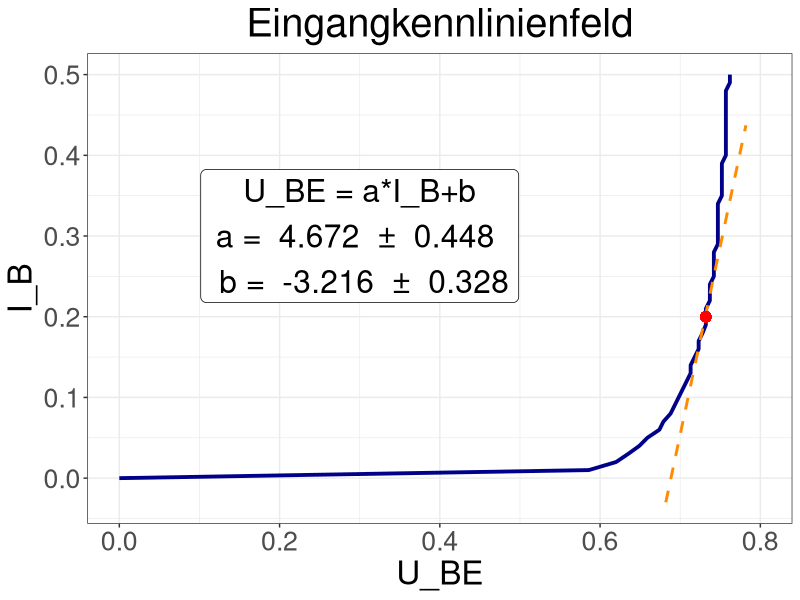
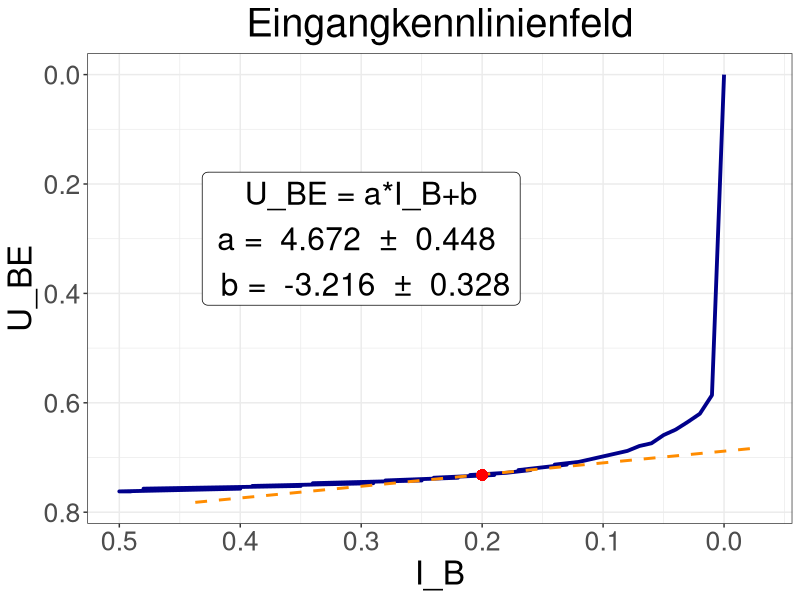
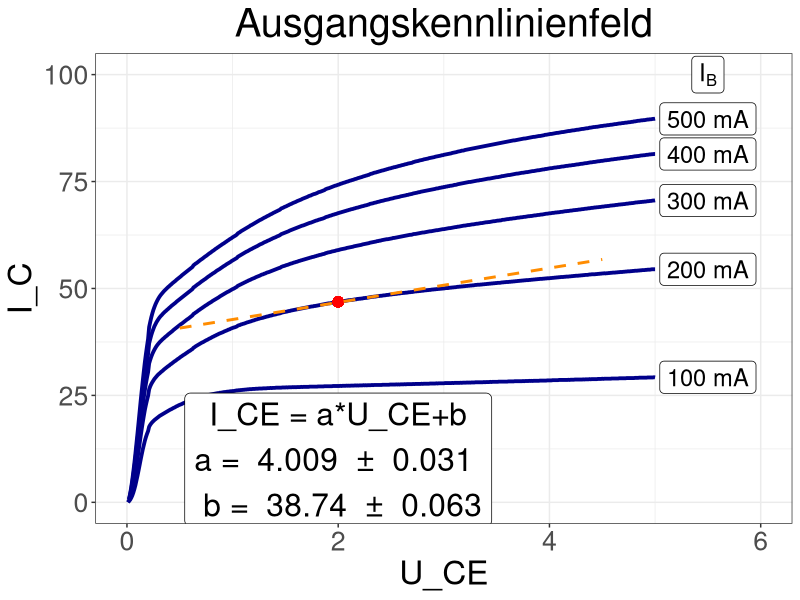
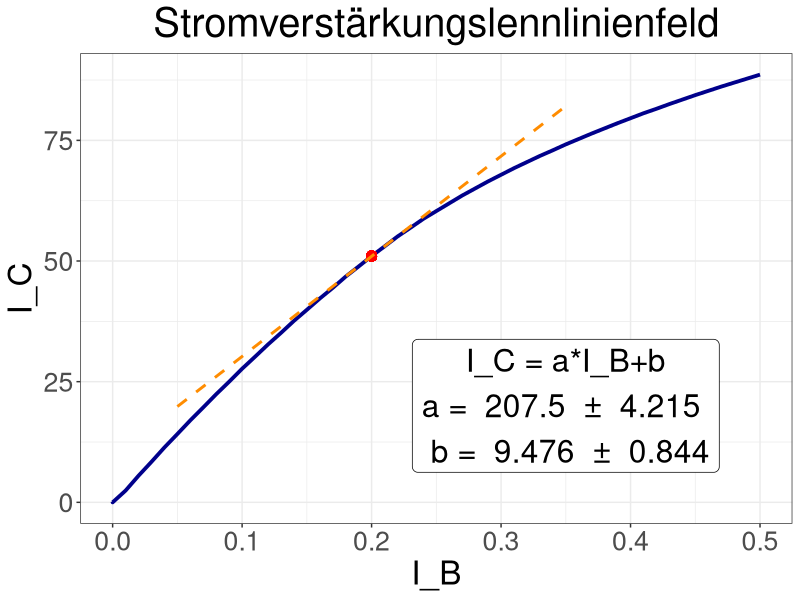
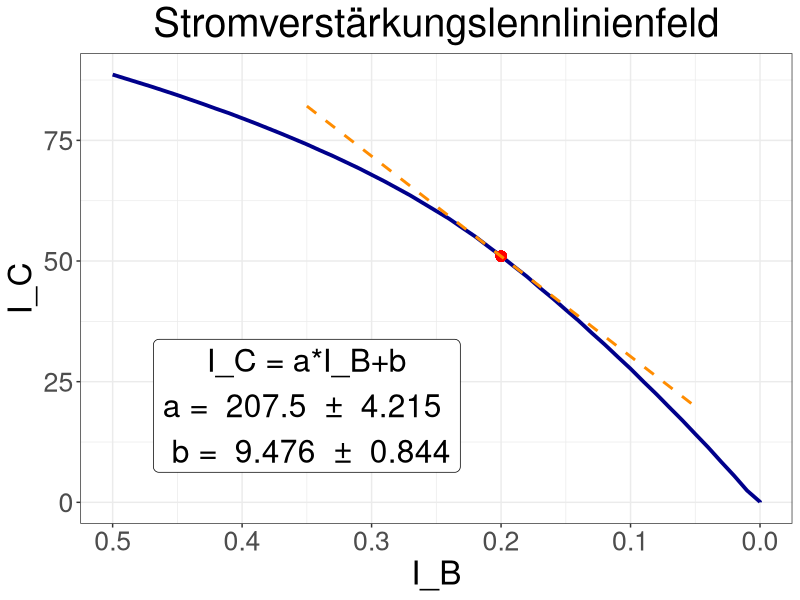
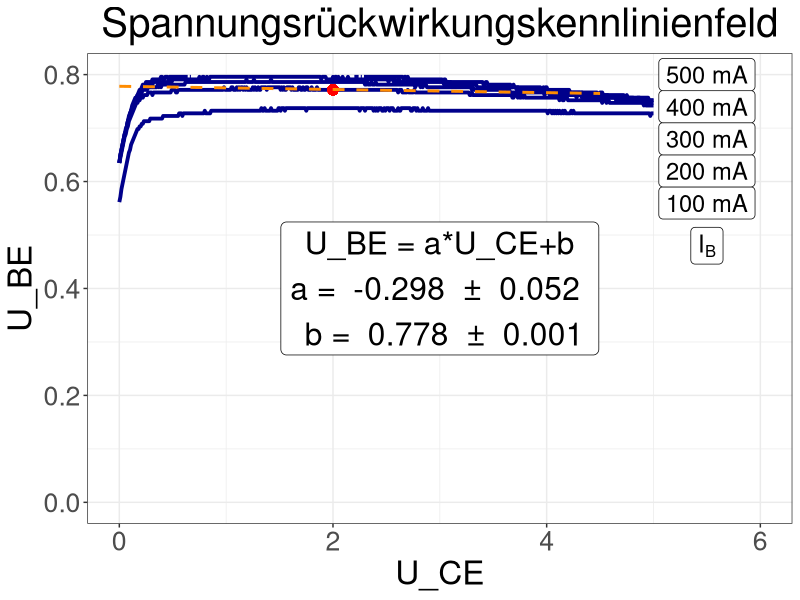
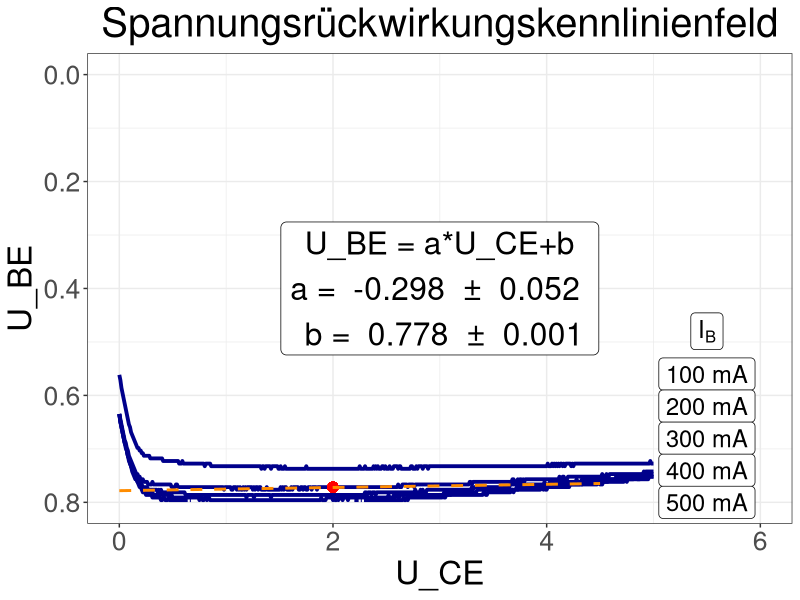
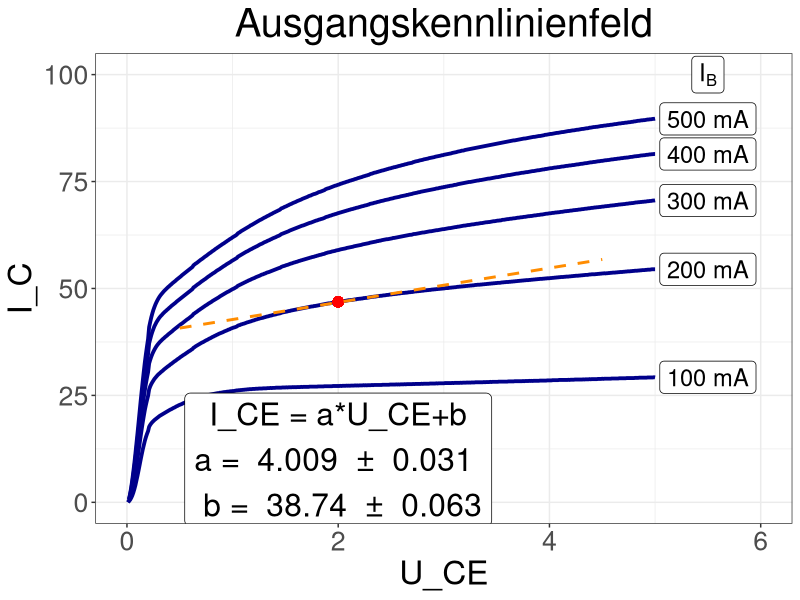

Here is the R script that generated these plots, in order:
#importiere notwendige Bibliotheken
library(ggplot2)
library(patchwork)


#import der daten in dataframe
biTrans <- read.table("data/Bipolartransistor.dat", sep = "\t", header = TRUE)

#erstelle U_CE da nicht in Daten vorhanden
biTrans$U_CE <- seq(from = 0, to = 5, by = 0.01)

# Wahl des Arbeitpunktes: I_b = 0.2 mA, U_CE = 2 V
I_b_AP = 0.2
U_CE_AP = 2


#Eingangskennlinienfeld

#ermittelung von U_be im Arbeitspunkt
U_beAP <- subset(biTrans, I.be.mA. == 0.2)$U.be..V.

# Umgebung des Arbeitspunkts definieren (+/- 0.05 mA)
biTrans_Eingang <- biTrans[biTrans$I.be.mA. >= (I_b_AP - 0.05) & biTrans$I.be.mA. <= (I_b_AP + 0.05), ]

# Linearen Fit in der Umgebung des Arbeitspunkts durchführen
fit11 <- lm(I.be.mA. ~ U.be..V. , data = biTrans_Eingang)
#koeffizienten des Fits ermitteln
coefficients11 <- summary(fit11)$coefficients
slope11 <- coefficients11[2, 1]
intercept11 <- coefficients11[1, 1]
slope11_err <- coefficients11[2, 2]
intercept11_err <- coefficients11[1, 2]

#Fitgerade für den Plot erstellen
tangente11 <- data.frame(U = c(U_beAP - 0.05, U_beAP + 0.05),
                          I = c(slope11*(U_beAP - 0.05)+intercept11, slope11*(U_beAP + 0.05)+intercept11))
#Plot es Eingangskennlinienfelds
plot_EingangsKF <- ggplot(biTrans, aes(x = U.be..V.)) +
  theme_bw() +
  geom_line(aes(y = I.be.mA.), color = "darkblue", linewidth = 1.3) +
  geom_line(data = tangente11, aes(x = U, y = I),
            color = "darkorange", linetype = "dashed", size = 1) +
  geom_point(aes(x = U_beAP, y = I_b_AP), color = "red", size = 3) +
  annotate("label", x = 0.3, y = 0.3, size = 8,
          label = paste("U_BE = a*I_B+b\na = ", round(slope11, 3),
          " ± ", round(slope11_err, 3), "\n b = ", round(intercept11, 3),
          " ± ", round(intercept11_err, 3))) +
  labs(title = "Eingangkennlinienfeld",
       x = "U_BE",
       y = "I_B") +
  xlim(0, 0.8) +
  theme(plot.title = element_text(hjust = 0.5), text = element_text(size = 24))
plot_EingangsKF
#Rotation für späteren Plot im Vierquadrantenkennlinienfeld
plot_flip_EingangsKF <- plot_EingangsKF +
  coord_flip() +
  scale_y_reverse() +
  scale_x_reverse()
plot_flip_EingangsKF



#Ausgangskennlinienfeld
#ermittelung von I_C im Arbeitspunkt
I_C_AP <- subset(biTrans, U_CE == 2)$I.Ib.200E.3

#Umgebung
biTrans_22 <- biTrans[biTrans$U_CE >= (U_CE_AP - 0.5) & biTrans$U_CE <= (U_CE_AP + 0.5), ]
# Linearen Fit in der Umgebung des Arbeitspunkts durchführen
fit22 <- lm(I.Ib.200E.3 ~ U_CE , data = biTrans_22)
#koeffizienten des Fits ermitteln
coefficients22 <- summary(fit22)$coefficients
slope22 <- coefficients22[2, 1]
intercept22 <- coefficients22[1, 1]
slope22_err <- coefficients22[2, 2]
intercept22_err <- coefficients22[1, 2]

#tangente berechnen
tangente22 <- data.frame(U = c(U_CE_AP - 1.5, U_CE_AP + 2.5),
                          I = c(slope22*(U_CE_AP - 1.5)+intercept22, slope22*(U_CE_AP + 2.5)+intercept22))


#Plot es Ausgangskennlinienfeld
plot_AusgangsKF <- ggplot(biTrans, aes(x = U_CE)) +
  theme_bw() +
  geom_line(aes(y = I.Ib.100E.3), color = "darkblue",  linewidth = 1.3) +
  geom_line(aes(y = I.Ib.200E.3), color = "darkblue",  linewidth = 1.3) +
  geom_line(aes(y = I.Ib.300E.3), color = "darkblue", linewidth = 1.3) +
  geom_line(aes(y = I.Ib.400E.3), color = "darkblue",  linewidth = 1.3) +
  geom_line(aes(y = I.Ib.500E.3), color = "darkblue", linewidth = 1.3) +
  annotate("label", x = 5.5, y =  biTrans$I.Ib.100E.3[500], size = 6, label = "100 mA") +
  annotate("label", x = 5.5, y =  biTrans$I.Ib.200E.3[500], size = 6, label = "200 mA") +
  annotate("label", x = 5.5, y =  biTrans$I.Ib.300E.3[500], size = 6, label = "300 mA") +
  annotate("label", x = 5.5, y =  biTrans$I.Ib.400E.3[500], size = 6, label = "400 mA") +
  annotate("label", x = 5.5, y =  biTrans$I.Ib.500E.3[500], size = 6, label = "500 mA") +
  annotate("label", x = 5.5, y =  100, size = 6, label = expression(I[B])) +
  annotate("label", x = 2, y = 10, size = 8,
          label = paste("I_CE = a*U_CE+b\na = ", round(slope22, 3),
          " ± ", round(slope22_err, 3), "\n b = ", round(intercept22, 3),
          " ± ", round(intercept22_err, 3))) +
  geom_point(aes(x = U_CE_AP, y = I_C_AP), color = "red", size = 3) +
  geom_line(data = tangente22, aes(x = U, y = I),
            color = "darkorange", linetype = "dashed", size = 1) +
  labs(title = "Ausgangskennlinienfeld",
       x = "U_CE",
       y = "I_C") +
  xlim(0, 6) +
  ylim(0, 100) +
  theme(plot.title = element_text(hjust = 0.5), text = element_text(size = 24))
plot_AusgangsKF


#Stromverstärkungslennlinienfeld
#IC Arbeitspunkt
I_C2_AP <- subset(biTrans, I.be.mA. == 0.2)$I.ce.mA.

#Umgebung um AP
biTrans_21 <- biTrans[biTrans$I.be.mA. >= (I_b_AP - 0.01) & biTrans$I.be.mA. <= (I_b_AP + 0.01), ]

# Linearen Fit in der Umgebung des Arbeitspunkts durchführen
fit21 <- lm(I.ce.mA. ~ I.be.mA., data = biTrans_21)
#koeffizienten des Fits ermitteln
coefficients21 <- summary(fit21)$coefficients
slope21 <- coefficients21[2, 1]
intercept21 <- coefficients21[1, 1]
slope21_err <- coefficients21[2, 2]
intercept21_err <- coefficients21[1, 2]

#tangente berechnen
tangente21 <- data.frame(IB = c(I_b_AP - 0.15, I_b_AP + 0.15),
                        IC = c(slope21*(I_b_AP - 0.15)+intercept21, slope21*(I_b_AP + 0.15)+intercept21))

#Plot es Stromverstärkungslennlinienfeld
plot_StromKF <- ggplot(biTrans, aes(x = I.be.mA.)) +
  theme_bw() +
  geom_line(aes(y = I.ce.mA.), color = "darkblue", linewidth = 1.3) +
  geom_point(aes(x = I_b_AP, y = I_C2_AP), color = "red", size = 3) +
  geom_line(data = tangente21, aes(x = IB, y = IC),
            color = "darkorange", linetype = "dashed", size = 1) +
  annotate("label", x = 0.35, y = 20, size = 8,
          label = paste("I_C = a*I_B+b\na = ", round(slope21, 3),
          " ± ", round(slope21_err, 3), "\n b = ", round(intercept21, 3),
          " ± ", round(intercept21_err, 3))) +
  labs(title = "Stromverstärkungslennlinienfeld",
       x = "I_B",
       y = "I_C") +
  theme(plot.title = element_text(hjust = 0.5), text = element_text(size = 24))
plot_StromKF

#drehe für Viererkennlinie
plot_flip_StromKF <- plot_StromKF +
  scale_x_reverse()

plot_flip_StromKF


#Spannungsrückwirkungskennlinienfeld

#ermittelung von U_BE im Arbeitspunkt
U_BE2_AP <- subset(biTrans, U_CE == 2)$Ube.Ib.200E.3

#Umgebung
biTrans_12 <- biTrans[biTrans$U_CE >= (U_CE_AP - 0.5) & biTrans$U_CE <= (U_CE_AP + 0.5), ]
# Linearen Fit in der Umgebung des Arbeitspunkts durchführen
fit12 <- lm(Ube.Ib.200E.3 ~ U_CE , data = biTrans_12)
#koeffizienten des Fits ermitteln
coefficients12 <- summary(fit12)$coefficients
slope12 <- coefficients12[2, 1]
intercept12 <- coefficients12[1, 1]
slope12_err <- coefficients12[2, 2]
intercept12_err <- coefficients12[1, 2]

#tangente berechnen
tangente12 <- data.frame(UCE = c(U_CE_AP - 2, U_CE_AP + 2.5),
                          UBE = c(slope12*(U_CE_AP - 2)+intercept12, slope12*(U_CE_AP + 2.5)+intercept12))


#plot des Spannungsrückwirkungskennlinienfeld
plot_SpannungKF <- ggplot(biTrans, aes(x = U_CE)) +
  theme_bw() +
  geom_line(aes(y = 0.01*Ube.Ib.100E.3), color = "darkblue",  linewidth = 1.3) +
  geom_line(aes(y = 0.01*Ube.Ib.200E.3), color = "darkblue",  linewidth = 1.3) +
  geom_line(aes(y = 0.01*Ube.Ib.300E.3), color = "darkblue", linewidth = 1.3) +
  geom_line(aes(y = 0.01*Ube.Ib.400E.3), color = "darkblue",  linewidth = 1.3) +
  geom_line(aes(y = 0.01*Ube.Ib.500E.3), color = "darkblue", linewidth = 1.3) +
  annotate("label", x = 5.5, y =  0.56, size = 6, label = "100 mA") +
  annotate("label", x = 5.5, y =  0.62, size = 6, label = "200 mA") +
  annotate("label", x = 5.5, y =  0.68, size = 6, label = "300 mA") +
  annotate("label", x = 5.5, y =  0.74, size = 6, label = "400 mA") +
  annotate("label", x = 5.5, y =  0.8, size = 6, label = "500 mA") +
  annotate("label", x = 5.5, y =  0.48, size = 6, label = expression(I[B])) +
  annotate("label", x = 3, y = 0.4, size = 8,
          label = paste("U_BE = a*U_CE+b\na = ", round(slope12, 3),
          " ± ", round(slope12_err, 3), "\n b = ", round(0.01*intercept12, 3),
          " ± ", round(0.01*intercept12_err, 3))) +
  geom_point(aes(x = U_CE_AP, y = 0.01*U_BE2_AP), color = "red", size = 3) +
  geom_line(data = tangente12, aes(x = UCE, y = 0.01*UBE),
            color = "darkorange", linetype = "dashed", size = 1) +
  labs(title = "Spannungsrückwirkungskennlinienfeld",
       x = "U_CE",
       y = "U_BE") +
  xlim(0, 6) +
  ylim(0, 0.8) +
  theme(plot.title = element_text(hjust = 0.5), text = element_text(size = 24))
plot_SpannungKF


plot_flip_SpannungKF <- plot_SpannungKF +
  scale_y_reverse() +
  ylim(0.8, 0)

plot_flip_SpannungKF

plot_flip_SpannungKF <- plot_flip_SpannungKF +
  theme(plot.title = element_blank())

plot_flip_EingangsKF <- plot_flip_EingangsKF +
  theme(plot.title = element_blank())
plot_flip_StromKF <- plot_flip_StromKF  + theme(plot.title = element_blank())

plot_AusgangsKF

plot_AusgangsKF <- plot_AusgangsKF +
  theme(plot.title = element_blank())

plot_flip_EingangsKF
plot_flip_StromKF
plot_flip_SpannungKF
plot_AusgangsKF
ggsave("AusgangsKF.svg", plot_AusgangsKF, bg = "transparent", width = 10, height = 8)


#Feldeffekttransistor
FETdata <- read.table("data/FET.dat", sep = "\t", header = TRUE)


plot_FET1 <- ggplot(FETdata, aes(x = U.V.)) +
  theme_bw() +
  geom_line(aes(y = I.mA.2.7E.0), color = "darkblue",  linewidth = 1.3) +
  geom_line(aes(y = I.mA.1.0E.0), color = "darkblue",  linewidth = 1.3) +
  geom_line(aes(y = I.mA.1.5E.0), color = "darkblue", linewidth = 1.3) +
  geom_line(aes(y = I.mA.2.0E.0), color = "darkblue",  linewidth = 1.3) +
  geom_line(aes(y = I.mA.2.5E.0), color = "darkblue", linewidth = 1.3) +
  geom_line(aes(x = U.gs..V. , y = I.ds..mA.), color = "darkblue", linewidth = 1.3) +
  annotate("label", x = 8.8, y =  0, size = 6, label = "1.5 V") +
  annotate("label", x = 8.8, y =  12, size = 6, label = "2.0 V") +
  annotate("label", x = 8.8, y =  52, size = 6, label = "2.5 V") +
  annotate("label", x = 8.8, y =  76, size = 6, label = "2.7 V") +
  annotate("label", x = 8.8, y =  90, size = 6, label = expression(U[GS])) +
  geom_vline(xintercept = 0, color = "black", size = 0.8) +
  geom_segment(aes(x = -0.07, y = 25, xend = 0.07, yend = 25)) +
  geom_segment(aes(x = -0.07, y = 50, xend = 0.07, yend = 50)) +
  geom_segment(aes(x = -0.07, y = 75, xend = 0.07, yend = 75)) +
  geom_segment(aes(x = -0.07, y = 100, xend = 0.07, yend = 100)) +

  geom_text(aes(x = 0, y = 25, label = "25"), hjust = 1.5, size = 7,check_overlap = TRUE) + 
  geom_text(aes(x = 0, y = 50, label = "50"), hjust = 1.5, size = 7,check_overlap = TRUE) + 
  geom_text(aes(x = 0, y = 75, label = "75"), hjust = 1.5, size = 7,check_overlap = TRUE) + 
  geom_text(aes(x = 0, y = 100, label = "100"), hjust = 1.5, size = 7,check_overlap = TRUE) + 

  scale_x_continuous(breaks = c(-4,-2,0,2,4,6,8), labels = c("4","2","0","2","4","6","8")) +
  theme(plot.title = element_text(hjust = 0.5), text = element_text(size = 24),
  axis.title.y = element_blank(), axis.text.y = element_blank(), axis.ticks.y = element_blank(),
   axis.title.x = element_blank())
plot_FET1

ggsave("FET.pdf", plot_FET1, width = 10, height = 8)
